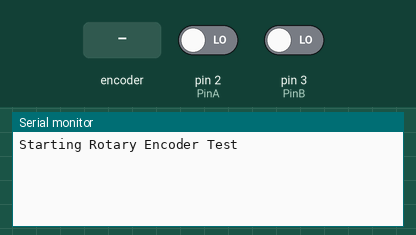
A sketch run on a simulated Arduino Uno, built with avr-gcc and run on an emulated ATmega328P. On the bench: the last lines printed to the serial monitor. The inputs (shaded band) are chosen by the test bench; at power-on: pin 2 (PinA) LOW, pin 3 (PinB) LOW.

Above: at 1.2 s.
1.3 s: rotary encoder on pin 2 (PinA) / pin 3 (PinB) turned 1 step (first pin leading)
At 2.6 s:
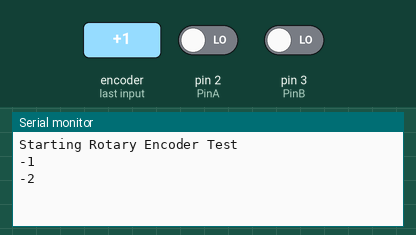
3.0 s: rotary encoder on pin 2 (PinA) / pin 3 (PinB) turned 1 step (first pin leading)
At 4.0 s:
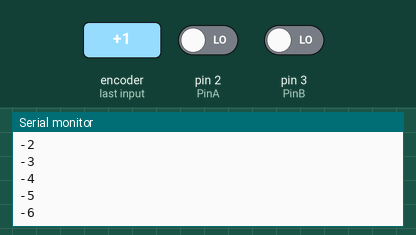
Timing chart, 0 to 6.0 s (numbered marks = the images above; inputs shaded):
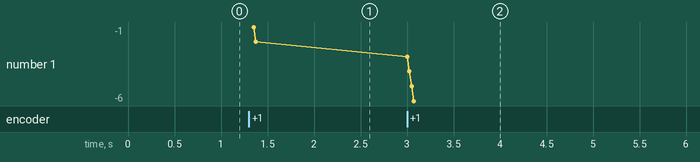

The sketch:

64_Arduino_KY-040_Rotary_encoder_module.ino
```cpp
/***********************************************************
File name: 64 – Arduino KY-040 Rotary encoder module
Let, Arduino KY-040 Rotary encoder module. *******/

enum { PinA=2, PinB=3, IPINMODE=INPUT };
static  byte abOld;     // Initialize state
volatile int count;     // current rotary count
         int old_count;     // old rotary count

void setup() {
  pinMode(PinA, IPINMODE);
  pinMode(PinB, IPINMODE);
  attachInterrupt(0, pinChangeISR, CHANGE); // Set up pin-change interrupts
  attachInterrupt(1, pinChangeISR, CHANGE);
  abOld = count = old_count = 0;
  Serial.begin(9600);
  Serial.println("Starting Rotary Encoder Test");
}
 // On interrupt, read input pins, compute new state, and adjust count
void pinChangeISR() {
  enum { upMask = 0x66, downMask = 0x99 };
  byte abNew = (digitalRead(PinA) << 1) | digitalRead(PinB);
  byte criterion = abNew^abOld;
  if (criterion==1 || criterion==2) {
    if (upMask & (1 << (2*abOld + abNew/2)))
      count--;
    else count++;       // upMask = ~downMask
  }
  abOld = abNew;        // Save new state
}
void loop() {
  if (old_count != count) {
    Serial.println(count);
    old_count = count;
  }
}
```

Measured:
- after the input at 1.3 s, the serial monitor: prints a new line after 0.05 s (image 1)
- after the input at 3.0 s, the serial monitor: prints a new line at once (image 2)
- plotted number 1: -2 → -6 after the input at 3.0 s
